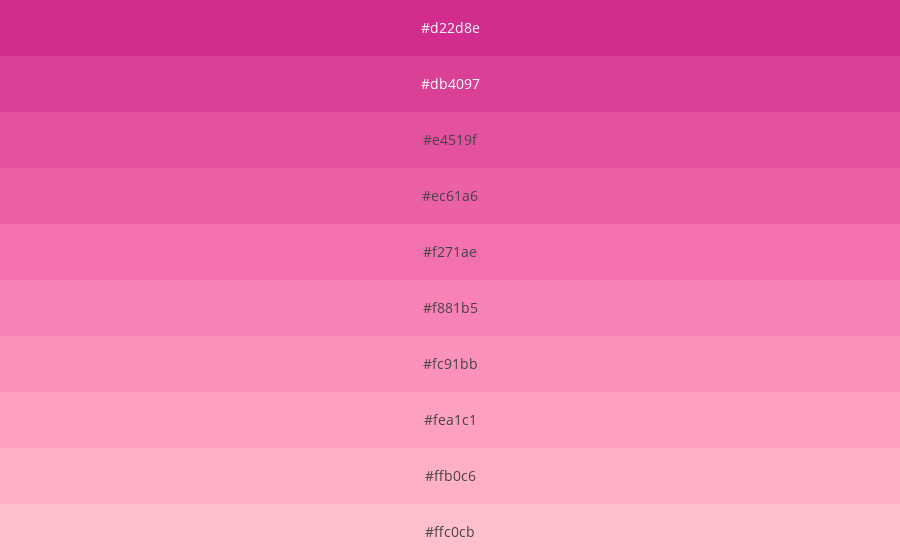

Notebook code for this chart:
### Code cell
user_input = "#FFC0CB #FF69B4 #C71585"

iris = Iris(user_input)

lab_colours = np.array(iris.convert_colours("lab"))
n_new_colours = 10
new_lab_colours = Bezier.interpolate(lab_colours, n_new_colours)

iris.iris_colour_space = "lab"  # Override
colours = [iris.convert_single_colour(colour=lab, colour_space="hex") for lab in new_lab_colours]
print(colours)

PlotColours.plot(colours)

### Figure 1 — Plotly figure (JSON) as saved in the notebook; plotly's stock layout.template omitted (floating-point values rounded to 4 significant figures)
{"data": [{"colorscale": [[0, "#ffc0cb"], [0.1111, "#ffb0c6"], [0.2222, "#fea1c1"], [0.3333, "#fc91bb"], [0.4444, "#f881b5"], [0.5556, "#f271ae"], [0.6667, "#ec61a6"], [0.7778, "#e4519f"], [0.8889, "#db4097"], [1, "#d22d8e"]], "hovertemplate": "%{text} <extra></extra>", "showscale": false, "text": [["#ffc0cb", "#ffc0cb", "#ffc0cb", "#ffc0cb", "#ffc0cb", "#ffc0cb", "#ffc0cb", "#ffc0cb", "#ffc0cb", "#ffc0cb"], ["#ffb0c6", "#ffb0c6", "#ffb0c6", "#ffb0c6", "#ffb0c6", "#ffb0c6", "#ffb0c6", "#ffb0c6", "#ffb0c6", "#ffb0c6"], ["#fea1c1", "#fea1c1", "#fea1c1", "#fea1c1", "#fea1c1", "#fea1c1", "#fea1c1", "#fea1c1", "#fea1c1", "#fea1c1"], ["#fc91bb", "#fc91bb", "#fc91bb", "#fc91bb", "#fc91bb", "#fc91bb", "#fc91bb", "#fc91bb", "#fc91bb", "#fc91bb"], ["#f881b5", "#f881b5", "#f881b5", "#f881b5", "#f881b5", "#f881b5", "#f881b5", "#f881b5", "#f881b5", "#f881b5"], ["#f271ae", "#f271ae", "#f271ae", "#f271ae", "#f271ae", "#f271ae", "#f271ae", "#f271ae", "#f271ae", "#f271ae"], ["#ec61a6", "#ec61a6", "#ec61a6", "#ec61a6", "#ec61a6", "#ec61a6", "#ec61a6", "#ec61a6", "#ec61a6", "#ec61a6"], ["#e4519f", "#e4519f", "#e4519f", "#e4519f", "#e4519f", "#e4519f", "#e4519f", "#e4519f", "#e4519f", "#e4519f"], ["#db4097", "#db4097", "#db4097", "#db4097", "#db4097", "#db4097", "#db4097", "#db4097", "#db4097", "#db4097"], ["#d22d8e", "#d22d8e", "#d22d8e", "#d22d8e", "#d22d8e", "#d22d8e", "#d22d8e", "#d22d8e", "#d22d8e", "#d22d8e"]], "textfont": {"size": 14}, "texttemplate": "%{text}", "type": "heatmap", "z": [[0], [1], [2], [3], [4], [5], [6], [7], [8], [9]]}], "layout": {"margin": {"b": 0, "l": 0, "r": 0, "t": 0}, "xaxis": {"showticklabels": false}, "yaxis": {"showticklabels": false}}}
